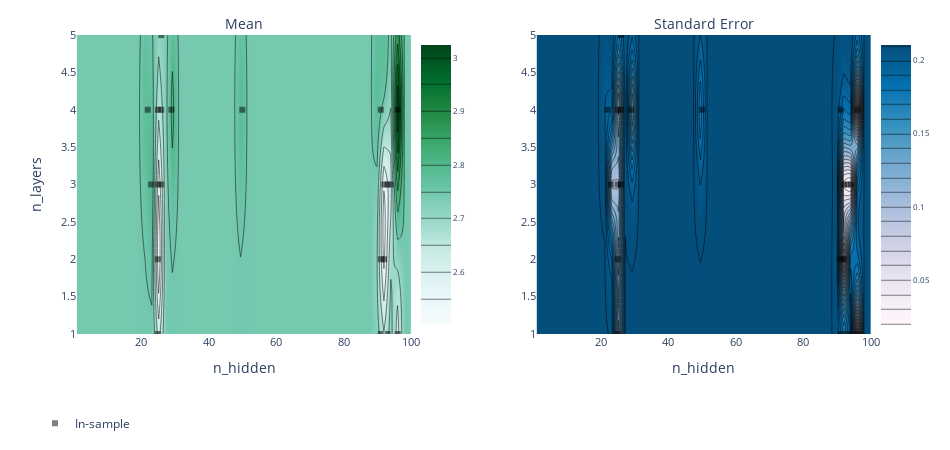
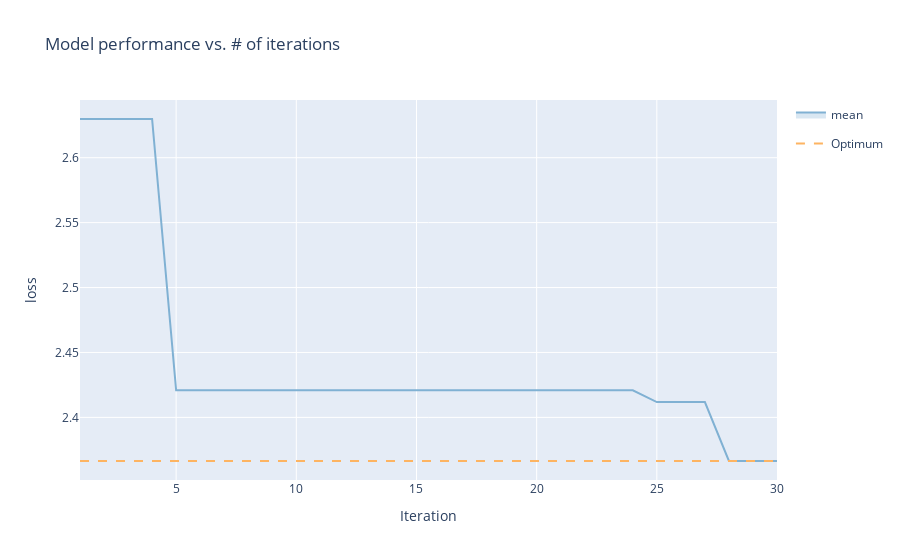

Here is the notebook cell these charts were saved with, in order:
### Code cell
print(f"n_hidden: {bayesnn.n_hidden}")
print(f"n_layers: {bayesnn.n_layers}")

display(hyperopt_log(experiment))
hyperparam_plot(exp_model, "n_hidden", "n_layers")
performance_plot(experiment, best_vals)

### Figure 1 — Plotly figure (JSON) as saved in the notebook; plotly's stock layout.template omitted (floating-point values rounded to 4 significant figures; data arrays with more than 128 entries replaced by an {"elided": "..."} marker saying what was removed)
{"data": [{"autocolorscale": false, "autocontour": true, "colorbar": {"tickfont": {"size": 8}, "ticksuffix": "", "x": 0.45, "y": 0.5}, "colorscale": [[0, "rgb(247,252,253)"], [0.125, "rgb(229,245,249)"], [0.25, "rgb(204,236,230)"], [0.375, "rgb(153,216,201)"], [0.5, "rgb(102,194,164)"], [0.625, "rgb(65,174,118)"], [0.75, "rgb(35,139,69)"], [0.875, "rgb(0,109,44)"], [1, "rgb(0,68,27)"]], "contours": {"coloring": "heatmap"}, "hoverinfo": "x+y+z", "ncontours": 25, "type": "contour", "x": [1, 3.02, 5.041, 7.061, 9.082, 11.1, 13.12, 15.14, 17.16, 19.18, 21.2, 23.22, 25.24, 27.27, 29.29, 31.31, 33.33, 35.35, 37.37, 39.39, 41.41, 43.43, 45.45, 47.47, 49.49, 51.51, 53.53, 55.55, 57.57, 59.59, 61.61, 63.63, 65.65, 67.67, 69.69, 71.71, 73.73, 75.76, 77.78, 79.8, 81.82, 83.84, 85.86, 87.88, 89.9, 91.92, 93.94, 95.96, 97.98, 100], "xaxis": "x", "y": [1, 1.082, 1.163, 1.245, 1.327, 1.408, 1.49, 1.571, 1.653, 1.735, 1.816, 1.898, 1.98, 2.061, 2.143, 2.224, 2.306, 2.388, 2.469, 2.551, 2.633, 2.714, 2.796, 2.878, 2.959, 3.041, 3.122, 3.204, 3.286, 3.367, 3.449, 3.531, 3.612, 3.694, 3.776, 3.857, 3.939, 4.02, 4.102, 4.184, 4.265, 4.347, 4.429, 4.51, 4.592, 4.673, 4.755, 4.837, 4.918, 5], "yaxis": "y", "z": {"elided": "50x50 float values"}, "zauto": true, "zmax": 3.024, "zmin": -3.024}, {"autocolorscale": false, "autocontour": true, "colorbar": {"tickfont": {"size": 8}, "ticksuffix": "", "x": 1, "y": 0.5}, "colorscale": [[0, "rgb(255,247,251)"], [0.1429, "rgb(236,231,242)"], [0.2857, "rgb(208,209,230)"], [0.4286, "rgb(166,189,219)"], [0.5714, "rgb(116,169,207)"], [0.7143, "rgb(54,144,192)"], [0.8571, "rgb(5,112,176)"], [1, "rgb(3,78,123)"]], "contours": {"coloring": "heatmap"}, "hoverinfo": "x+y+z", "ncontours": 25, "type": "contour", "x": [1, 3.02, 5.041, 7.061, 9.082, 11.1, 13.12, 15.14, 17.16, 19.18, 21.2, 23.22, 25.24, 27.27, 29.29, 31.31, 33.33, 35.35, 37.37, 39.39, 41.41, 43.43, 45.45, 47.47, 49.49, 51.51, 53.53, 55.55, 57.57, 59.59, 61.61, 63.63, 65.65, 67.67, 69.69, 71.71, 73.73, 75.76, 77.78, 79.8, 81.82, 83.84, 85.86, 87.88, 89.9, 91.92, 93.94, 95.96, 97.98, 100], "xaxis": "x2", "y": [1, 1.082, 1.163, 1.245, 1.327, 1.408, 1.49, 1.571, 1.653, 1.735, 1.816, 1.898, 1.98, 2.061, 2.143, 2.224, 2.306, 2.388, 2.469, 2.551, 2.633, 2.714, 2.796, 2.878, 2.959, 3.041, 3.122, 3.204, 3.286, 3.367, 3.449, 3.531, 3.612, 3.694, 3.776, 3.857, 3.939, 4.02, 4.102, 4.184, 4.265, 4.347, 4.429, 4.51, 4.592, 4.673, 4.755, 4.837, 4.918, 5], "yaxis": "y2", "z": {"elided": "50x50 float values"}}, {"hoverinfo": "text", "legendgroup": "In-sample", "marker": {"color": "black", "opacity": 0.5, "symbol": 1}, "mode": "markers", "name": "In-sample", "text": ["0_0", "1_0", "2_0", "3_0", "4_0", "5_0", "6_0", "8_0", "9_0", "11_0", "12_0", "13_0", "14_0", "15_0", "17_0", "18_0", "19_0", "23_0", "25_0", "27_0", "28_0"], "type": "scatter", "x": [96, 22, 50, 23, 26, 29, 26, 26, 25, 94, 96, 93, 92, 91, 92, 93, 25, 25, 25, 91, 91], "xaxis": "x", "y": [1, 4, 4, 3, 4, 4, 5, 3, 4, 3, 4, 1, 3, 4, 2, 3, 3, 2, 1, 2, 1], "yaxis": "y"}, {"hoverinfo": "text", "legendgroup": "In-sample", "marker": {"color": "black", "opacity": 0.5, "symbol": 1}, "mode": "markers", "name": "In-sample", "showlegend": false, "text": ["0_0", "1_0", "2_0", "3_0", "4_0", "5_0", "6_0", "8_0", "9_0", "11_0", "12_0", "13_0", "14_0", "15_0", "17_0", "18_0", "19_0", "23_0", "25_0", "27_0", "28_0"], "type": "scatter", "x": [96, 22, 50, 23, 26, 29, 26, 26, 25, 94, 96, 93, 92, 91, 92, 93, 25, 25, 25, 91, 91], "xaxis": "x2", "y": [1, 4, 4, 3, 4, 4, 5, 3, 4, 3, 4, 1, 3, 4, 2, 3, 3, 2, 1, 2, 1], "yaxis": "y2"}], "layout": {"annotations": [{"font": {"size": 14}, "showarrow": false, "text": "Mean", "x": 0.25, "xanchor": "center", "xref": "paper", "y": 1, "yanchor": "bottom", "yref": "paper"}, {"font": {"size": 14}, "showarrow": false, "text": "Standard Error", "x": 0.8, "xanchor": "center", "xref": "paper", "y": 1, "yanchor": "bottom", "yref": "paper"}], "autosize": false, "height": 450, "hovermode": "closest", "legend": {"orientation": "h", "x": 0, "y": -0.25}, "margin": {"b": 100, "l": 35, "pad": 0, "r": 35, "t": 35}, "width": 950, "xaxis": {"anchor": "y", "autorange": false, "domain": [0.05, 0.45], "exponentformat": "e", "range": [1, 100], "tickfont": {"size": 11}, "tickmode": "auto", "title": {"text": "n_hidden"}, "type": "linear"}, "xaxis2": {"anchor": "y2", "autorange": false, "domain": [0.6, 1], "exponentformat": "e", "range": [1, 100], "tickfont": {"size": 11}, "tickmode": "auto", "title": {"text": "n_hidden"}, "type": "linear"}, "yaxis": {"anchor": "x", "autorange": false, "domain": [0, 1], "exponentformat": "e", "range": [1, 5], "tickfont": {"size": 11}, "tickmode": "auto", "title": {"text": "n_layers"}, "type": "linear"}, "yaxis2": {"anchor": "x2", "autorange": false, "domain": [0, 1], "exponentformat": "e", "range": [1, 5], "tickfont": {"size": 11}, "tickmode": "auto", "type": "linear"}}}

### Figure 2 — Plotly figure (JSON) as saved in the notebook; plotly's stock layout.template omitted (floating-point values rounded to 4 significant figures)
{"data": [{"hoverinfo": "none", "legendgroup": "", "line": {"width": 0}, "mode": "lines", "showlegend": false, "type": "scatter", "x": [1, 2, 3, 4, 5, 6, 7, 8, 9, 10, 11, 12, 13, 14, 15, 16, 17, 18, 19, 20, 21, 22, 23, 24, 25, 26, 27, 28, 29, 30], "y": [2.63, 2.63, 2.63, 2.63, 2.421, 2.421, 2.421, 2.421, 2.421, 2.421, 2.421, 2.421, 2.421, 2.421, 2.421, 2.421, 2.421, 2.421, 2.421, 2.421, 2.421, 2.421, 2.421, 2.421, 2.412, 2.412, 2.412, 2.366, 2.366, 2.366]}, {"fill": "tonexty", "fillcolor": "rgba(128,177,211,0.3)", "legendgroup": "mean", "line": {"color": "rgba(128,177,211,1)"}, "mode": "lines", "name": "mean", "type": "scatter", "x": [1, 2, 3, 4, 5, 6, 7, 8, 9, 10, 11, 12, 13, 14, 15, 16, 17, 18, 19, 20, 21, 22, 23, 24, 25, 26, 27, 28, 29, 30], "y": [2.63, 2.63, 2.63, 2.63, 2.421, 2.421, 2.421, 2.421, 2.421, 2.421, 2.421, 2.421, 2.421, 2.421, 2.421, 2.421, 2.421, 2.421, 2.421, 2.421, 2.421, 2.421, 2.421, 2.421, 2.412, 2.412, 2.412, 2.366, 2.366, 2.366]}, {"fill": "tonexty", "fillcolor": "rgba(128,177,211,0.3)", "hoverinfo": "none", "legendgroup": "", "line": {"width": 0}, "mode": "lines", "showlegend": false, "type": "scatter", "x": [1, 2, 3, 4, 5, 6, 7, 8, 9, 10, 11, 12, 13, 14, 15, 16, 17, 18, 19, 20, 21, 22, 23, 24, 25, 26, 27, 28, 29, 30], "y": [2.63, 2.63, 2.63, 2.63, 2.421, 2.421, 2.421, 2.421, 2.421, 2.421, 2.421, 2.421, 2.421, 2.421, 2.421, 2.421, 2.421, 2.421, 2.421, 2.421, 2.421, 2.421, 2.421, 2.421, 2.412, 2.412, 2.412, 2.366, 2.366, 2.366]}, {"line": {"color": "rgba(253,180,98,1)", "dash": "dash"}, "mode": "lines", "name": "Optimum", "type": "scatter", "x": [1, 30], "y": [2.366, 2.366]}], "layout": {"showlegend": true, "title": {"text": "Model performance vs. # of iterations"}, "xaxis": {"title": {"text": "Iteration"}}, "yaxis": {"title": {"text": "loss"}}}}
